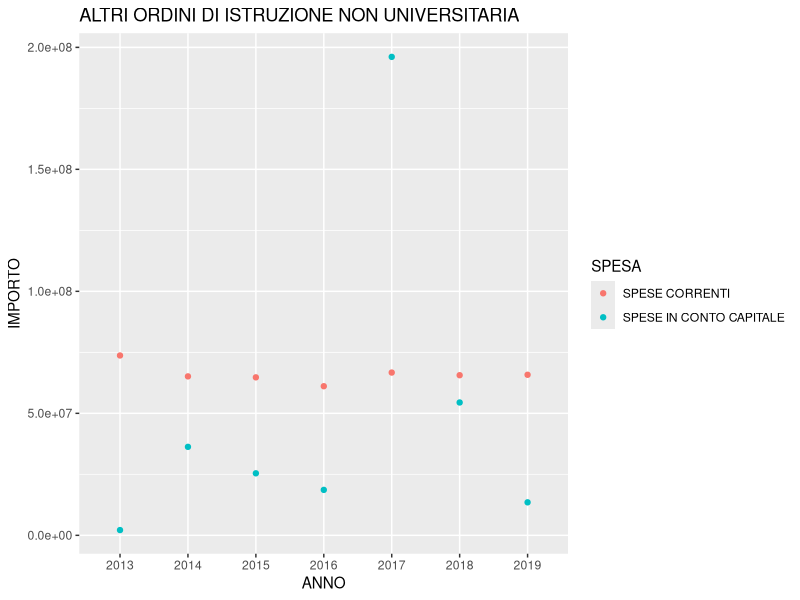

This figure's R source:
library(ggplot2)
library(plyr)
library(dplyr)
library(tidyr)

#Carico dataset
df<-read.csv("../data/PEG_2017_2019_opendata_16_05_anni2013_2019.csv", 
             header=T, stringsAsFactors = F, dec = ".")


df$RENDICONTO.2013<-gsub(",", "", df$RENDICONTO.2013)
df$RENDICONTO.2014<-gsub(",", "", df$RENDICONTO.2014)
df$RENDICONTO.2015<-gsub(",", "", df$RENDICONTO.2015)
df$RENDICONTO.2016<-gsub(",", "", df$RENDICONTO.2016)
df$STANZIAMENTO.2017<-gsub(",", "", df$STANZIAMENTO.2017)
df$STANZIAMENTO.2018<-gsub(",", "", df$STANZIAMENTO.2018)
df$STANZIAMENTO.2019<-gsub(",", "", df$STANZIAMENTO.2019)

df$RENDICONTO.2013<-as.numeric(df$RENDICONTO.2013)
df$RENDICONTO.2014<-as.numeric(df$RENDICONTO.2014)
df$RENDICONTO.2015<-as.numeric(df$RENDICONTO.2015)
df$RENDICONTO.2016<-as.numeric(df$RENDICONTO.2016)
df$STANZIAMENTO.2017<-as.numeric(df$STANZIAMENTO.2017)
df$STANZIAMENTO.2018<-as.numeric(df$STANZIAMENTO.2018)
df$STANZIAMENTO.2019<-as.numeric(df$STANZIAMENTO.2019)

# Subsetting del df
spese.Milano<-subset(df, TIPO == "USCITE" & PDC.Descrizione.Livello1 == "SPESE CORRENTI"
                     | PDC.Descrizione.Livello1 == "SPESE IN CONTO CAPITALE")

# Dati da formato largo a formato lungo
spese.Milano_seq <- spese.Milano %>%
  select(-STANZIAMENTO.DI.CASSA.2017) %>% 
  gather(ANNO, IMPORTO, RENDICONTO.2013:STANZIAMENTO.2019) %>%
  mutate(ANNO = substr(ANNO, nchar(ANNO)-3, nchar(ANNO)))

MilanoUscite_Aggregate<-tapply(spese.Milano_seq$IMPORTO, list(spese.Milano_seq$ANNO,spese.Milano_seq$PDC.Descrizione.Livello1
                                          , spese.Milano_seq$PDC.Descrizione.Programma), sum)

MilanoUscite_Aggregate<-adply(MilanoUscite_Aggregate, c(1,2,3))
names(MilanoUscite_Aggregate)<-c("ANNO", "SPESA", "PROGRAMMA", "IMPORTO")
MilanoUscite_Aggregate$ANNO<-as.character(MilanoUscite_Aggregate$ANNO)


ggplot(data = MilanoUscite_Aggregate %>% 
         filter(PROGRAMMA == "ALTRI ORDINI DI ISTRUZIONE NON UNIVERSITARIA"), 
       aes(x=ANNO, y=IMPORTO, col = SPESA)) +
  geom_point() +
  ggtitle("ALTRI ORDINI DI ISTRUZIONE NON UNIVERSITARIA")

TimeSeries_Programma<-function(nome_programma){
  ggplot(data = MilanoUscite_Aggregate %>% 
           filter(PROGRAMMA == nome_programma), 
         aes(x=as.numeric(ANNO), y=IMPORTO, col = SPESA)) +
    geom_line() +
    ggtitle(nome_programma) +
    labs(x="ANNO")
}